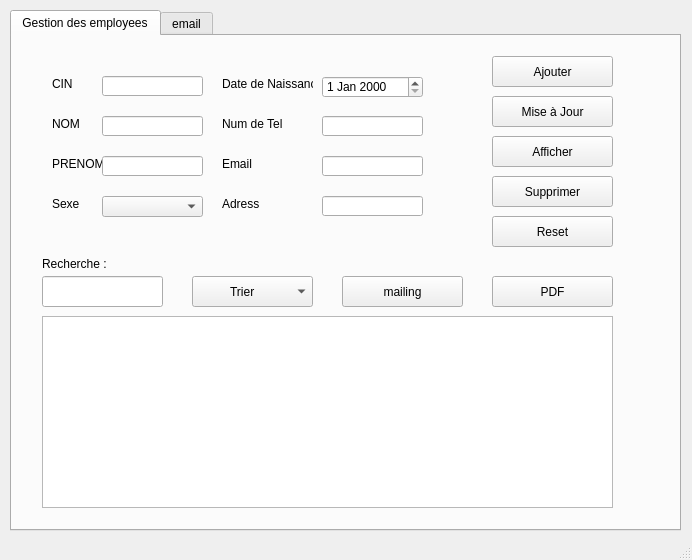
<?xml version="1.0" encoding="UTF-8"?>
<ui version="4.0">
 <class>MainWindow</class>
 <widget class="QMainWindow" name="MainWindow">
  <property name="geometry">
   <rect>
    <x>0</x>
    <y>0</y>
    <width>692</width>
    <height>560</height>
   </rect>
  </property>
  <property name="windowTitle">
   <string>MainWindow</string>
  </property>
  <widget class="QWidget" name="centralwidget">
   <widget class="QStackedWidget" name="stackedWidget">
    <property name="geometry">
     <rect>
      <x>10</x>
      <y>10</y>
      <width>681</width>
      <height>521</height>
     </rect>
    </property>
    <property name="currentIndex">
     <number>1</number>
    </property>
    <widget class="QWidget" name="page">
     <widget class="QLabel" name="label_username">
      <property name="geometry">
       <rect>
        <x>250</x>
        <y>160</y>
        <width>61</width>
        <height>16</height>
       </rect>
      </property>
      <property name="text">
       <string>Username</string>
      </property>
     </widget>
     <widget class="QLabel" name="label_password">
      <property name="geometry">
       <rect>
        <x>250</x>
        <y>220</y>
        <width>51</width>
        <height>16</height>
       </rect>
      </property>
      <property name="text">
       <string>Password</string>
      </property>
     </widget>
     <widget class="QLineEdit" name="lineEdit_username">
      <property name="geometry">
       <rect>
        <x>340</x>
        <y>160</y>
        <width>113</width>
        <height>20</height>
       </rect>
      </property>
     </widget>
     <widget class="QLineEdit" name="lineEdit_password">
      <property name="geometry">
       <rect>
        <x>340</x>
        <y>220</y>
        <width>113</width>
        <height>20</height>
       </rect>
      </property>
      <property name="echoMode">
       <enum>QLineEdit::Password</enum>
      </property>
     </widget>
     <widget class="QPushButton" name="pushButton_login">
      <property name="geometry">
       <rect>
        <x>320</x>
        <y>270</y>
        <width>101</width>
        <height>31</height>
       </rect>
      </property>
      <property name="text">
       <string>Login</string>
      </property>
     </widget>
     <widget class="QLabel" name="label_photo2">
      <property name="geometry">
       <rect>
        <x>-14</x>
        <y>-17</y>
        <width>741</width>
        <height>521</height>
       </rect>
      </property>
      <property name="text">
       <string/>
      </property>
      <property name="pixmap">
       <pixmap>../photo_Employe_Qt.jpg</pixmap>
      </property>
     </widget>
     <zorder>label_photo2</zorder>
     <zorder>label_username</zorder>
     <zorder>label_password</zorder>
     <zorder>lineEdit_username</zorder>
     <zorder>lineEdit_password</zorder>
     <zorder>pushButton_login</zorder>
    </widget>
    <widget class="QWidget" name="page_2">
     <widget class="QTabWidget" name="tabWidget1">
      <property name="geometry">
       <rect>
        <x>0</x>
        <y>0</y>
        <width>671</width>
        <height>521</height>
       </rect>
      </property>
      <property name="mouseTracking">
       <bool>false</bool>
      </property>
      <property name="focusPolicy">
       <enum>Qt::WheelFocus</enum>
      </property>
      <property name="styleSheet">
       <string notr="true">font: 8pt &quot;Times New Roman&quot;;</string>
      </property>
      <property name="currentIndex">
       <number>0</number>
      </property>
      <widget class="QWidget" name="GestiondesEmployes">
       <attribute name="icon">
        <iconset>
         <normaloff>../B9724380158Z.1_20200825165650_000+GQ1GI05UO.1-0.jpg</normaloff>../B9724380158Z.1_20200825165650_000+GQ1GI05UO.1-0.jpg</iconset>
       </attribute>
       <attribute name="title">
        <string>Gestion des employees</string>
       </attribute>
       <widget class="QLabel" name="label_CIN">
        <property name="geometry">
         <rect>
          <x>40</x>
          <y>40</y>
          <width>51</width>
          <height>16</height>
         </rect>
        </property>
        <property name="text">
         <string>CIN </string>
        </property>
       </widget>
       <widget class="QLabel" name="label_Nom">
        <property name="geometry">
         <rect>
          <x>40</x>
          <y>80</y>
          <width>51</width>
          <height>16</height>
         </rect>
        </property>
        <property name="text">
         <string>NOM</string>
        </property>
       </widget>
       <widget class="QLabel" name="label_Prenom">
        <property name="geometry">
         <rect>
          <x>40</x>
          <y>120</y>
          <width>51</width>
          <height>16</height>
         </rect>
        </property>
        <property name="text">
         <string>PRENOM</string>
        </property>
       </widget>
       <widget class="QLabel" name="label_Date_naissance">
        <property name="geometry">
         <rect>
          <x>210</x>
          <y>40</y>
          <width>91</width>
          <height>16</height>
         </rect>
        </property>
        <property name="text">
         <string>Date de Naissance</string>
        </property>
       </widget>
       <widget class="QLabel" name="label_Sexe">
        <property name="geometry">
         <rect>
          <x>40</x>
          <y>160</y>
          <width>71</width>
          <height>16</height>
         </rect>
        </property>
        <property name="text">
         <string>Sexe</string>
        </property>
       </widget>
       <widget class="QPushButton" name="pushButton_Ajouter">
        <property name="geometry">
         <rect>
          <x>480</x>
          <y>20</y>
          <width>121</width>
          <height>31</height>
         </rect>
        </property>
        <property name="cursor">
         <cursorShape>PointingHandCursor</cursorShape>
        </property>
        <property name="text">
         <string>Ajouter</string>
        </property>
       </widget>
       <widget class="QPushButton" name="pushButton_MIseAJour">
        <property name="geometry">
         <rect>
          <x>480</x>
          <y>60</y>
          <width>121</width>
          <height>31</height>
         </rect>
        </property>
        <property name="cursor">
         <cursorShape>PointingHandCursor</cursorShape>
        </property>
        <property name="text">
         <string>Mise à Jour</string>
        </property>
       </widget>
       <widget class="QPushButton" name="pushButton_Supprimer">
        <property name="geometry">
         <rect>
          <x>480</x>
          <y>140</y>
          <width>121</width>
          <height>31</height>
         </rect>
        </property>
        <property name="cursor">
         <cursorShape>PointingHandCursor</cursorShape>
        </property>
        <property name="mouseTracking">
         <bool>true</bool>
        </property>
        <property name="text">
         <string>Supprimer</string>
        </property>
       </widget>
       <widget class="QPushButton" name="pushButton_Afficher">
        <property name="geometry">
         <rect>
          <x>480</x>
          <y>100</y>
          <width>121</width>
          <height>31</height>
         </rect>
        </property>
        <property name="cursor">
         <cursorShape>PointingHandCursor</cursorShape>
        </property>
        <property name="text">
         <string>Afficher</string>
        </property>
       </widget>
       <widget class="QLabel" name="label_Num_Tel">
        <property name="geometry">
         <rect>
          <x>210</x>
          <y>80</y>
          <width>71</width>
          <height>16</height>
         </rect>
        </property>
        <property name="text">
         <string>Num de Tel</string>
        </property>
       </widget>
       <widget class="QLabel" name="label_Adress">
        <property name="geometry">
         <rect>
          <x>210</x>
          <y>160</y>
          <width>71</width>
          <height>16</height>
         </rect>
        </property>
        <property name="text">
         <string>Adress</string>
        </property>
       </widget>
       <widget class="QLabel" name="label_Email">
        <property name="geometry">
         <rect>
          <x>210</x>
          <y>120</y>
          <width>71</width>
          <height>16</height>
         </rect>
        </property>
        <property name="text">
         <string>Email</string>
        </property>
       </widget>
       <widget class="QPushButton" name="pushButton_email">
        <property name="geometry">
         <rect>
          <x>330</x>
          <y>240</y>
          <width>121</width>
          <height>31</height>
         </rect>
        </property>
        <property name="cursor">
         <cursorShape>PointingHandCursor</cursorShape>
        </property>
        <property name="text">
         <string>mailing</string>
        </property>
       </widget>
       <widget class="QPushButton" name="pushButton_PDF">
        <property name="geometry">
         <rect>
          <x>480</x>
          <y>240</y>
          <width>121</width>
          <height>31</height>
         </rect>
        </property>
        <property name="cursor">
         <cursorShape>PointingHandCursor</cursorShape>
        </property>
        <property name="text">
         <string>PDF</string>
        </property>
       </widget>
       <widget class="QLineEdit" name="lineEdit_CIN">
        <property name="geometry">
         <rect>
          <x>90</x>
          <y>40</y>
          <width>101</width>
          <height>20</height>
         </rect>
        </property>
        <property name="text">
         <string/>
        </property>
       </widget>
       <widget class="QLineEdit" name="lineEdit_Nom">
        <property name="geometry">
         <rect>
          <x>90</x>
          <y>80</y>
          <width>101</width>
          <height>20</height>
         </rect>
        </property>
       </widget>
       <widget class="QLineEdit" name="lineEdit_Prenom">
        <property name="geometry">
         <rect>
          <x>90</x>
          <y>120</y>
          <width>101</width>
          <height>20</height>
         </rect>
        </property>
       </widget>
       <widget class="QLineEdit" name="lineEdit_Num_Tel">
        <property name="geometry">
         <rect>
          <x>310</x>
          <y>80</y>
          <width>101</width>
          <height>20</height>
         </rect>
        </property>
       </widget>
       <widget class="QTableView" name="table_employe">
        <property name="geometry">
         <rect>
          <x>30</x>
          <y>280</y>
          <width>571</width>
          <height>192</height>
         </rect>
        </property>
        <property name="cursor" stdset="0">
         <cursorShape>PointingHandCursor</cursorShape>
        </property>
       </widget>
       <widget class="QLineEdit" name="lineEdit_Email">
        <property name="geometry">
         <rect>
          <x>310</x>
          <y>120</y>
          <width>101</width>
          <height>20</height>
         </rect>
        </property>
       </widget>
       <widget class="QLineEdit" name="lineEdit_Adress">
        <property name="geometry">
         <rect>
          <x>310</x>
          <y>160</y>
          <width>101</width>
          <height>20</height>
         </rect>
        </property>
       </widget>
       <widget class="QComboBox" name="comboBox_Sexe">
        <property name="geometry">
         <rect>
          <x>90</x>
          <y>160</y>
          <width>101</width>
          <height>21</height>
         </rect>
        </property>
        <item>
         <property name="text">
          <string/>
         </property>
        </item>
        <item>
         <property name="text">
          <string>Femme</string>
         </property>
        </item>
        <item>
         <property name="text">
          <string>Homme</string>
         </property>
        </item>
       </widget>
       <widget class="QLabel" name="label_photo">
        <property name="geometry">
         <rect>
          <x>0</x>
          <y>0</y>
          <width>671</width>
          <height>501</height>
         </rect>
        </property>
        <property name="cursor">
         <cursorShape>ArrowCursor</cursorShape>
        </property>
        <property name="text">
         <string/>
        </property>
        <property name="pixmap">
         <pixmap>../photo_Qt.jpg</pixmap>
        </property>
       </widget>
       <widget class="QPushButton" name="pushButton_Reset">
        <property name="geometry">
         <rect>
          <x>480</x>
          <y>180</y>
          <width>121</width>
          <height>31</height>
         </rect>
        </property>
        <property name="cursor">
         <cursorShape>PointingHandCursor</cursorShape>
        </property>
        <property name="text">
         <string>Reset</string>
        </property>
       </widget>
       <widget class="QDateEdit" name="dateEdit_naissance">
        <property name="geometry">
         <rect>
          <x>310</x>
          <y>40</y>
          <width>101</width>
          <height>22</height>
         </rect>
        </property>
       </widget>
       <widget class="QComboBox" name="comboBox_tri">
        <property name="geometry">
         <rect>
          <x>180</x>
          <y>240</y>
          <width>121</width>
          <height>31</height>
         </rect>
        </property>
        <item>
         <property name="text">
          <string>          Trier</string>
         </property>
        </item>
        <item>
         <property name="text">
          <string>Tri par CIN Monatnt</string>
         </property>
        </item>
        <item>
         <property name="text">
          <string>Tri par CIN Desendant</string>
         </property>
        </item>
        <item>
         <property name="text">
          <string>Tri par Nom</string>
         </property>
        </item>
        <item>
         <property name="text">
          <string>Tri par Date</string>
         </property>
        </item>
       </widget>
       <widget class="QLineEdit" name="lineEdit_recherche">
        <property name="geometry">
         <rect>
          <x>30</x>
          <y>240</y>
          <width>121</width>
          <height>31</height>
         </rect>
        </property>
       </widget>
       <widget class="QLabel" name="label_5">
        <property name="geometry">
         <rect>
          <x>30</x>
          <y>220</y>
          <width>71</width>
          <height>16</height>
         </rect>
        </property>
        <property name="text">
         <string>Recherche :</string>
        </property>
       </widget>
       <zorder>label_photo</zorder>
       <zorder>label_CIN</zorder>
       <zorder>label_Nom</zorder>
       <zorder>label_Prenom</zorder>
       <zorder>label_Date_naissance</zorder>
       <zorder>label_Sexe</zorder>
       <zorder>pushButton_Ajouter</zorder>
       <zorder>pushButton_MIseAJour</zorder>
       <zorder>pushButton_Supprimer</zorder>
       <zorder>pushButton_Afficher</zorder>
       <zorder>label_Num_Tel</zorder>
       <zorder>label_Adress</zorder>
       <zorder>label_Email</zorder>
       <zorder>pushButton_email</zorder>
       <zorder>pushButton_PDF</zorder>
       <zorder>lineEdit_CIN</zorder>
       <zorder>lineEdit_Nom</zorder>
       <zorder>lineEdit_Prenom</zorder>
       <zorder>lineEdit_Num_Tel</zorder>
       <zorder>table_employe</zorder>
       <zorder>lineEdit_Email</zorder>
       <zorder>lineEdit_Adress</zorder>
       <zorder>comboBox_Sexe</zorder>
       <zorder>pushButton_Reset</zorder>
       <zorder>dateEdit_naissance</zorder>
       <zorder>comboBox_tri</zorder>
       <zorder>lineEdit_recherche</zorder>
       <zorder>label_5</zorder>
      </widget>
      <widget class="QWidget" name="Login">
       <attribute name="title">
        <string>email</string>
       </attribute>
       <widget class="QLineEdit" name="server">
        <property name="geometry">
         <rect>
          <x>140</x>
          <y>29</y>
          <width>390</width>
          <height>30</height>
         </rect>
        </property>
        <property name="text">
         <string>smtp.gmail.com</string>
        </property>
       </widget>
       <widget class="QLineEdit" name="uname">
        <property name="geometry">
         <rect>
          <x>140</x>
          <y>93</y>
          <width>390</width>
          <height>30</height>
         </rect>
        </property>
        <property name="text">
         <string>jenkins.esprit.ci@gmail.com</string>
        </property>
       </widget>
       <widget class="QLineEdit" name="rcpt">
        <property name="geometry">
         <rect>
          <x>140</x>
          <y>160</y>
          <width>390</width>
          <height>30</height>
         </rect>
        </property>
        <property name="text">
         <string>chouchene.iheb00@gmail.com</string>
        </property>
       </widget>
       <widget class="QLineEdit" name="file">
        <property name="geometry">
         <rect>
          <x>140</x>
          <y>227</y>
          <width>310</width>
          <height>30</height>
         </rect>
        </property>
       </widget>
       <widget class="QLineEdit" name="paswd">
        <property name="geometry">
         <rect>
          <x>140</x>
          <y>127</y>
          <width>390</width>
          <height>30</height>
         </rect>
        </property>
        <property name="text">
         <string>01010202s</string>
        </property>
       </widget>
       <widget class="QComboBox" name="subject">
        <property name="geometry">
         <rect>
          <x>140</x>
          <y>192</y>
          <width>390</width>
          <height>30</height>
         </rect>
        </property>
        <item>
         <property name="text">
          <string>*************************</string>
         </property>
        </item>
       </widget>
       <widget class="QPlainTextEdit" name="msg">
        <property name="geometry">
         <rect>
          <x>140</x>
          <y>264</y>
          <width>390</width>
          <height>140</height>
         </rect>
        </property>
        <property name="plainText">
         <string>nchallah te5dem
</string>
        </property>
       </widget>
       <widget class="QPushButton" name="pushButton">
        <property name="geometry">
         <rect>
          <x>460</x>
          <y>230</y>
          <width>75</width>
          <height>23</height>
         </rect>
        </property>
        <property name="text">
         <string>browse..</string>
        </property>
       </widget>
       <widget class="QPushButton" name="pushButton_2">
        <property name="geometry">
         <rect>
          <x>150</x>
          <y>420</y>
          <width>75</width>
          <height>23</height>
         </rect>
        </property>
        <property name="text">
         <string>Exit</string>
        </property>
       </widget>
       <widget class="QPushButton" name="sendbtn">
        <property name="geometry">
         <rect>
          <x>280</x>
          <y>420</y>
          <width>75</width>
          <height>23</height>
         </rect>
        </property>
        <property name="text">
         <string>Send</string>
        </property>
       </widget>
       <widget class="QPushButton" name="pushButton_4">
        <property name="geometry">
         <rect>
          <x>430</x>
          <y>420</y>
          <width>75</width>
          <height>23</height>
         </rect>
        </property>
        <property name="text">
         <string>Retour</string>
        </property>
       </widget>
       <widget class="QLabel" name="label">
        <property name="geometry">
         <rect>
          <x>60</x>
          <y>37</y>
          <width>70</width>
          <height>14</height>
         </rect>
        </property>
        <property name="text">
         <string>Smtp serveur</string>
        </property>
       </widget>
       <widget class="QLabel" name="label_2">
        <property name="geometry">
         <rect>
          <x>61</x>
          <y>100</y>
          <width>60</width>
          <height>14</height>
         </rect>
        </property>
        <property name="text">
         <string>l'assstant</string>
        </property>
       </widget>
       <widget class="QLabel" name="label_3">
        <property name="geometry">
         <rect>
          <x>62</x>
          <y>124</y>
          <width>50</width>
          <height>20</height>
         </rect>
        </property>
        <property name="text">
         <string>pass</string>
        </property>
       </widget>
       <widget class="QLabel" name="label_4">
        <property name="geometry">
         <rect>
          <x>60</x>
          <y>69</y>
          <width>60</width>
          <height>14</height>
         </rect>
        </property>
        <property name="text">
         <string>servuer port</string>
        </property>
       </widget>
       <widget class="QLabel" name="label_6">
        <property name="geometry">
         <rect>
          <x>62</x>
          <y>167</y>
          <width>47</width>
          <height>14</height>
         </rect>
        </property>
        <property name="text">
         <string>le client</string>
        </property>
       </widget>
       <widget class="QLabel" name="label_7">
        <property name="geometry">
         <rect>
          <x>61</x>
          <y>195</y>
          <width>50</width>
          <height>14</height>
         </rect>
        </property>
        <property name="text">
         <string>sujet</string>
        </property>
       </widget>
       <widget class="QLabel" name="label_8">
        <property name="geometry">
         <rect>
          <x>60</x>
          <y>233</y>
          <width>60</width>
          <height>14</height>
         </rect>
        </property>
        <property name="text">
         <string>attachment</string>
        </property>
       </widget>
       <widget class="QLabel" name="label_9">
        <property name="geometry">
         <rect>
          <x>61</x>
          <y>270</y>
          <width>47</width>
          <height>14</height>
         </rect>
        </property>
        <property name="text">
         <string>message</string>
        </property>
       </widget>
       <widget class="QLineEdit" name="port">
        <property name="geometry">
         <rect>
          <x>140</x>
          <y>61</y>
          <width>390</width>
          <height>30</height>
         </rect>
        </property>
        <property name="text">
         <string>465</string>
        </property>
       </widget>
      </widget>
     </widget>
    </widget>
   </widget>
  </widget>
  <widget class="QMenuBar" name="menubar">
   <property name="geometry">
    <rect>
     <x>0</x>
     <y>0</y>
     <width>692</width>
     <height>22</height>
    </rect>
   </property>
  </widget>
  <widget class="QStatusBar" name="statusbar"/>
 </widget>
 <tabstops>
  <tabstop>lineEdit_username</tabstop>
  <tabstop>lineEdit_password</tabstop>
  <tabstop>pushButton_login</tabstop>
  <tabstop>lineEdit_CIN</tabstop>
  <tabstop>lineEdit_Nom</tabstop>
  <tabstop>lineEdit_Prenom</tabstop>
  <tabstop>comboBox_Sexe</tabstop>
  <tabstop>dateEdit_naissance</tabstop>
  <tabstop>lineEdit_Num_Tel</tabstop>
  <tabstop>lineEdit_Email</tabstop>
  <tabstop>lineEdit_Adress</tabstop>
  <tabstop>pushButton_Ajouter</tabstop>
  <tabstop>pushButton_MIseAJour</tabstop>
  <tabstop>pushButton_Afficher</tabstop>
  <tabstop>pushButton_Supprimer</tabstop>
  <tabstop>pushButton_Reset</tabstop>
  <tabstop>lineEdit_recherche</tabstop>
  <tabstop>comboBox_tri</tabstop>
  <tabstop>pushButton_email</tabstop>
  <tabstop>pushButton_PDF</tabstop>
  <tabstop>table_employe</tabstop>
  <tabstop>server</tabstop>
  <tabstop>port</tabstop>
  <tabstop>uname</tabstop>
  <tabstop>paswd</tabstop>
  <tabstop>rcpt</tabstop>
  <tabstop>subject</tabstop>
  <tabstop>file</tabstop>
  <tabstop>msg</tabstop>
  <tabstop>pushButton</tabstop>
  <tabstop>pushButton_2</tabstop>
  <tabstop>sendbtn</tabstop>
  <tabstop>pushButton_4</tabstop>
  <tabstop>tabWidget1</tabstop>
 </tabstops>
 <resources/>
 <connections/>
</ui>
